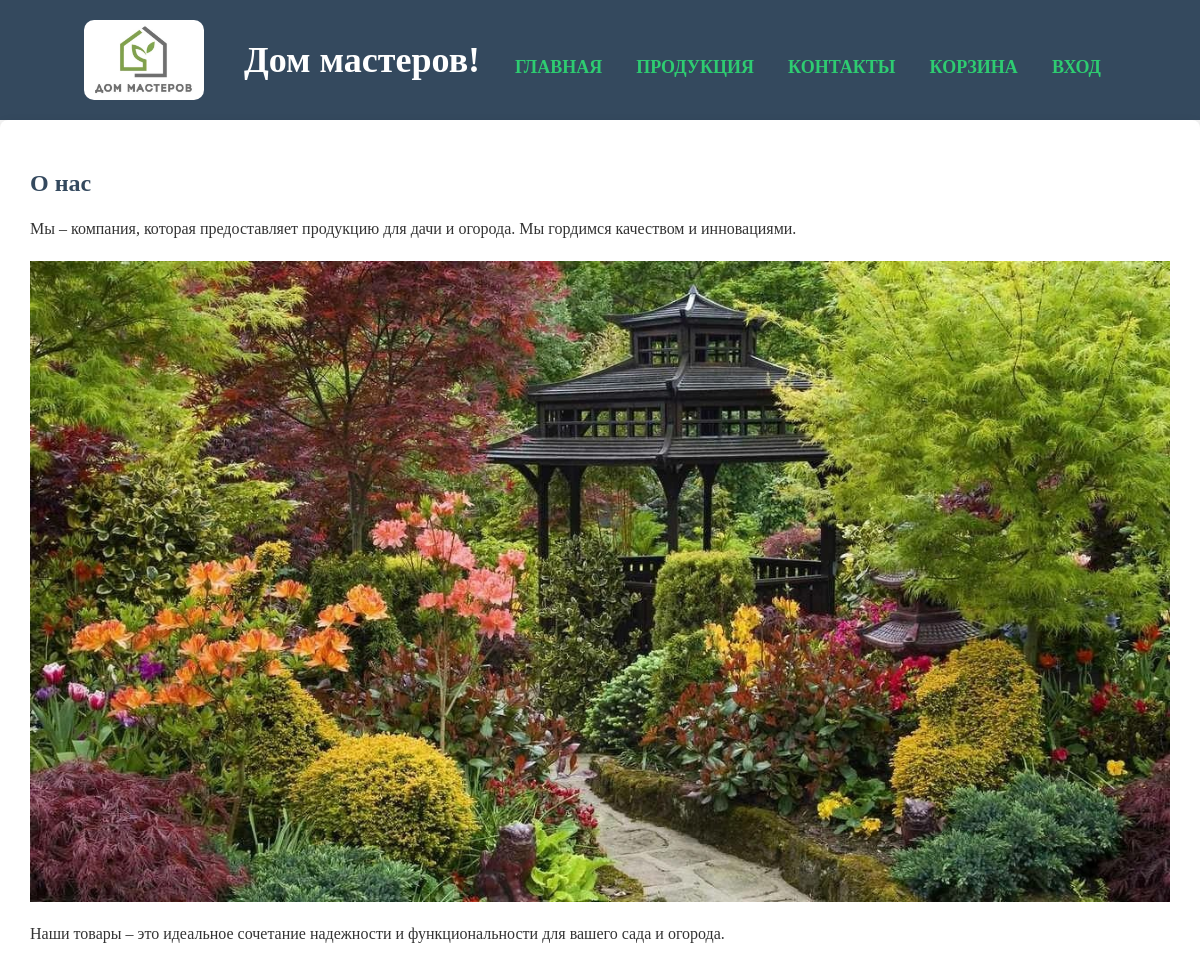
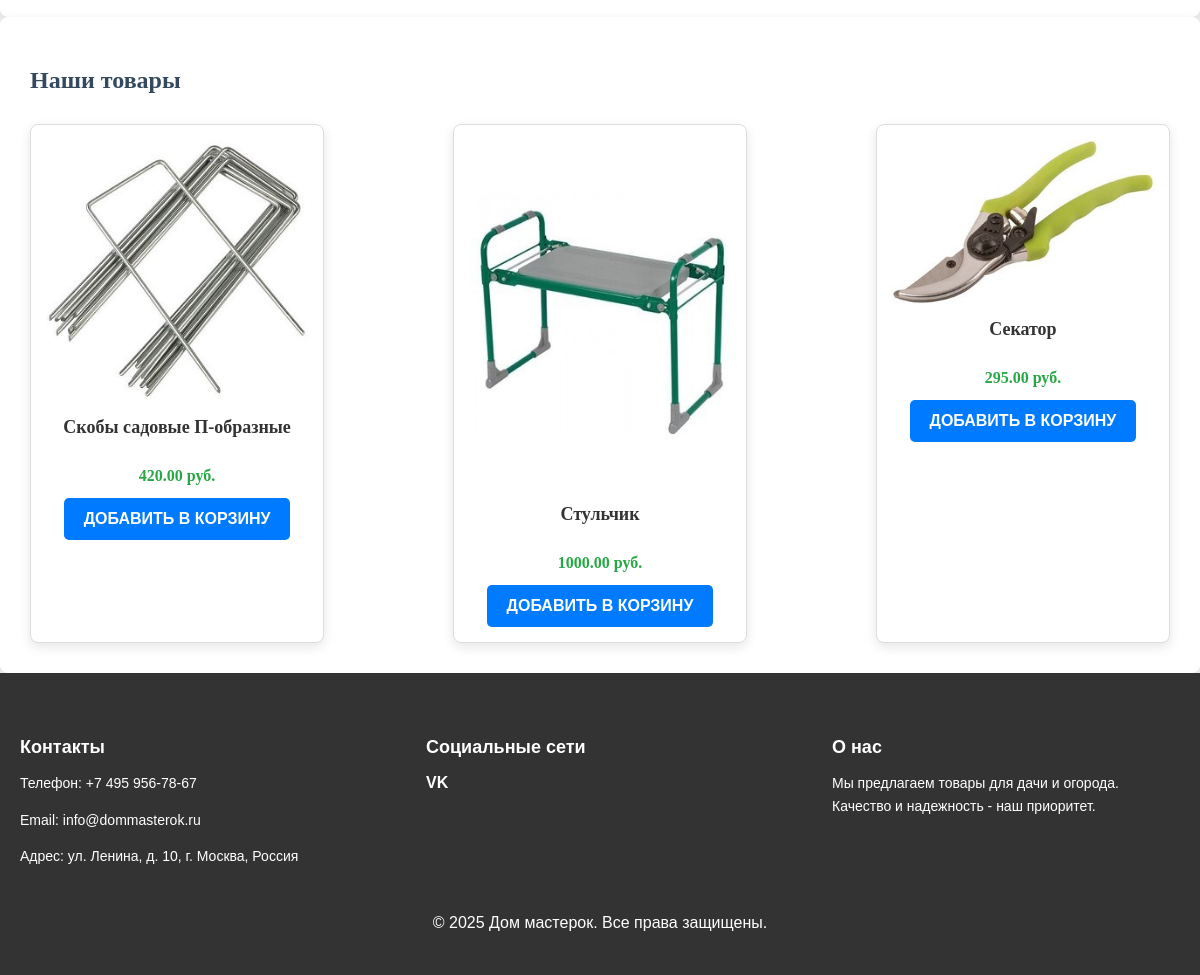
The app's page /ProizCom/index.php with its own data (2 pictures, top to bottom).
### tables this page shows
CREATE TABLE `Products` (
  `id` int NOT NULL,
  `name` varchar(100) DEFAULT NULL,
  `description` text,
  `price` decimal(10,2) DEFAULT NULL,
  `image_path` varchar(255) DEFAULT NULL,
  `category_id` int DEFAULT NULL
);

### ProizCom/index.php (the view, shortened to what this page needs)
<?php
include('include/header.php');
include('connect.php');
$sql_products = "SELECT * FROM Products ORDER BY id DESC LIMIT 3";
$stmt_products = $conn->prepare($sql_products);
$stmt_products->execute();
$result_products = $stmt_products->get_result();
?>
<!DOCTYPE html>
<html lang="ru">
<head>
    <link rel="stylesheet" href="style.css">
</head>
<body>
    <section>
        <h2>О нас</h2>
        <p>Мы – компания, которая предоставляет продукцию для дачи и огорода. Мы гордимся качеством и инновациями.</p>
        <div class="main-image">
            <img src="images/main-image.jpg" alt="Продукция Дом мастерок" class="responsive-img">
        </div>
        <p>Наши товары – это идеальное сочетание надежности и функциональности для вашего сада и огорода.</p>
    </section>
    <section>
        <h2>Наши товары</h2>
        <div class="mini-catalog">
            <?php
            if ($result_products->num_rows > 0) {
                while ($product = $result_products->fetch_assoc()):
                    $image_path = $product['image_path'];
            ?>
            <div class="product-card">
                <img src="<?php echo $image_path; ?>" alt="<?php echo $product['name']; ?>" class="product-image">
                <h4 class="product-name"><?php echo $product['name']; ?></h4>
                <p class="product-price"><?php echo $product['price']; ?> руб.</p>
                <form action="cart.php" method="POST">
                    <button type="submit" class="add-to-cart-btn">Добавить в корзину</button>
                </form>
            </div>
            <?php
                endwhile;
            } else {
                echo '<p>Товары не найдены</p>';
            }
            ?>
        </div>
    </section>
    <?php include('include/footer.php'); ?>
</body>
</html>

### ProizCom/style.css (style rules this page uses)
body { font-family: 'Georgia', serif; background-color: #f4f4f4; color: #333; margin: 0; padding: 0; }
.main-image img { width: 100%; max-width: 1200px; height: auto; display: block; margin: 20px auto; }
section { padding: 30px; max-width: 1200px; margin: 0 auto; background-color: #fff; border-radius: 8px; box-shadow: 0px 4px 12px rgba(0, 0, 0, 0.1); }
form { display: flex; flex-direction: column; gap: 20px; max-width: 600px; margin: 0 auto; }
form input[type="submit"], form button { background-color: #2ecc71; color: #fff; font-size: 18px; padding: 12px 20px; border: none; cursor: pointer; border-radius: 5px; transition: background-color 0.3s ease; }
h2, h3 { color: #34495e; }
p, label { font-size: 16px; line-height: 1.5; }
button, a { font-weight: bold; text-transform: uppercase; }
.product-card { display: flex; width: calc(50% - 20px); background-color: #f4f4f4; border: 1px solid #e0e0e0; border-radius: 8px; box-shadow: 0 4px 8px rgba(0, 0, 0, 0.1); overflow: hidden; transition: transform 0.3s ease, box-shadow 0.3s ease; min-height: 300px; }
.product-image { width: 300px; height: 300px; object-fit: cover; background-color: #f4f4f4; border-radius: 8px; }
.product-name { font-size: 1.2em; margin-bottom: 10px; font-weight: bold; color: #333; }
.product-price { font-size: 1.1em; color: #4CAF50; font-weight: bold; margin-bottom: 15px; }
.add-to-cart-btn { background-color: #4CAF50; color: #fff; padding: 10px; border: none; border-radius: 4px; width: 100%; cursor: pointer; font-size: 1em; transition: background-color 0.3s ease; }

### ProizCom/index.php (style rules this page uses)
.mini-catalog { display: flex; flex-wrap: wrap; gap: 20px; justify-content: space-between; margin-top: 30px; }
.product-card { width: 23%; border: 1px solid #ddd; padding: 15px; text-align: center; border-radius: 8px; box-shadow: 0 4px 12px rgba(0, 0, 0, 0.1); background-color: #fff; transition: transform 0.3s ease, box-shadow 0.3s ease; display: flex; flex-direction: column; align-items: center; }
.product-card img { max-width: 100%; height: auto; border-radius: 5px; transition: transform 0.3s ease; }
.product-card .product-name { font-size: 18px; font-weight: bold; margin-top: 15px; margin-bottom: 10px; color: #333; }
.product-card .product-price { font-size: 16px; color: #28a745; margin-bottom: 10px; }
.add-to-cart-btn { padding: 12px 20px; background-color: #007BFF; color: white; border: none; border-radius: 5px; cursor: pointer; transition: background-color 0.3s ease; }

### records on screen
products: image_path (picture), name "Скобы садовые П-образные", price "420.00"
products: image_path (picture), name "Стульчик", price "1000.00"
products: image_path (picture), name "Секатор", price "295.00"
